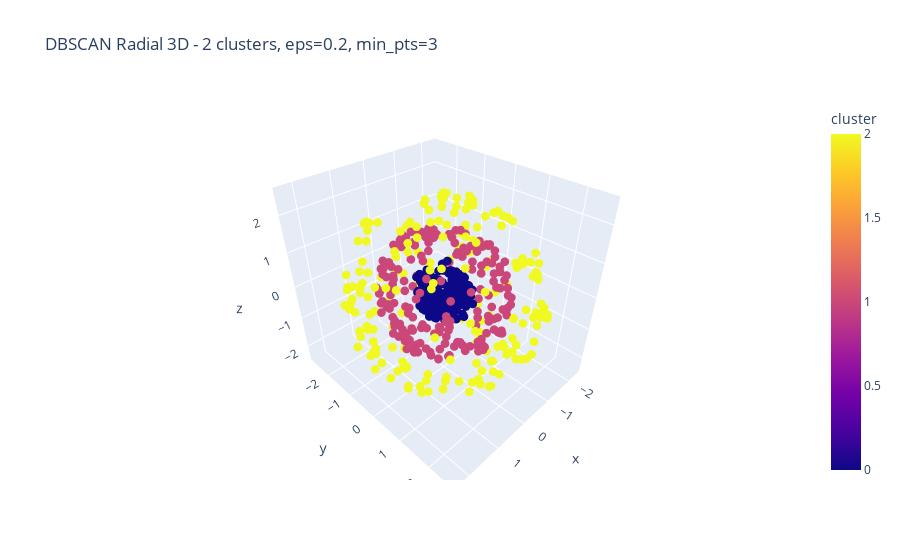

The notebook cell saved with this chart:
### Code cell
# 4. Visualizar em 3D os clusters obtidos com distância radial
best_eps_radial, best_min_pts_radial = best_params_radial
dbscan_radial_best = DBSCANRadial(eps=best_eps_radial, min_pts=best_min_pts_radial)
labels_radial_best = dbscan_radial_best.fit_predict(X_spheres)

# Criar DataFrame para plotly
df_3d_radial = pd.DataFrame({
    'x': X_spheres[:, 0],
    'y': X_spheres[:, 1], 
    'z': X_spheres[:, 2],
    'cluster': labels_radial_best,
    'type': ['Core' if i in dbscan_radial_best.core_samples_ else 'Border' if labels_radial_best[i] != -1 else 'Noise' 
             for i in range(len(X_spheres))]
})

# Plot 3D com cores por cluster (Radial)
fig_radial = px.scatter_3d(df_3d_radial, x='x', y='y', z='z', 
                          color='cluster',
                          title=f'DBSCAN Radial 3D - {len(set(labels_radial_best))-1} clusters, eps={best_eps_radial}, min_pts={best_min_pts_radial}',
                          color_discrete_sequence=px.colors.qualitative.Set1)

fig_radial.update_traces(marker=dict(size=3))
fig_radial.show()

# Análise dos resultados radiais
unique_labels_radial = np.unique(labels_radial_best)
n_clusters_radial = len(unique_labels_radial) - (1 if -1 in unique_labels_radial else 0)
n_noise_radial = np.sum(labels_radial_best == -1)

print(f"\nResultados do DBSCAN Radial com os melhores parâmetros:")
print(f"- eps: {best_eps_radial}")
print(f"- min_pts: {best_min_pts_radial}")
print(f"- Número de clusters encontrados: {n_clusters_radial}")
print(f"- Número de pontos de ruído: {n_noise_radial}")
print(f"- Número de core samples: {len(dbscan_radial_best.core_samples_)}")
print(f"- Labels únicos: {unique_labels_radial}")

### Figure 1 — Plotly figure (JSON) as saved in the notebook; plotly's stock layout.template omitted (floating-point values rounded to 4 significant figures; data arrays with more than 128 entries replaced by an {"elided": "..."} marker saying what was removed)
{"data": [{"hovertemplate": "x=%{x}<br>y=%{y}<br>z=%{z}<br>cluster=%{marker.color}<extra></extra>", "legendgroup": "", "marker": {"color": {"elided": "600 int values"}, "coloraxis": "coloraxis", "size": 3, "symbol": "circle"}, "mode": "markers", "name": "", "scene": "scene", "showlegend": false, "type": "scatter3d", "x": {"elided": "600 float values"}, "y": {"elided": "600 float values"}, "z": {"elided": "600 float values"}}], "layout": {"coloraxis": {"colorbar": {"title": {"text": "cluster"}}, "colorscale": [[0, "#0d0887"], [0.1111, "#46039f"], [0.2222, "#7201a8"], [0.3333, "#9c179e"], [0.4444, "#bd3786"], [0.5556, "#d8576b"], [0.6667, "#ed7953"], [0.7778, "#fb9f3a"], [0.8889, "#fdca26"], [1, "#f0f921"]]}, "legend": {"tracegroupgap": 0}, "scene": {"domain": {"x": [0, 1], "y": [0, 1]}, "xaxis": {"title": {"text": "x"}}, "yaxis": {"title": {"text": "y"}}, "zaxis": {"title": {"text": "z"}}}, "title": {"text": "DBSCAN Radial 3D - 2 clusters, eps=0.2, min_pts=3"}}}
